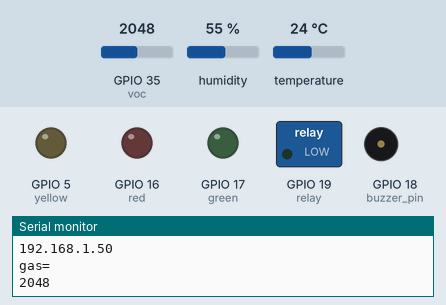
Bench run of a sketch on a simulated ESP32. Parts: switched loads named in the sketch (green lamp = pin HIGH), output pins drawn as LEDs (lit = HIGH), buzzer (waves = sounding, pin HIGH), the last lines printed to the serial monitor. The inputs (shaded band) are chosen by the test bench; at power-on: GPIO 35 (voc) = 2048, humidity 55 %, temperature 24 °C. WiFi joins after 1.5 s; servers stay silent unless stated; no MQTT or app messages arrive unless stated.

Above: at 2.7 s.
2.8 s: GPIO 35 (voc) set to 1460
12.1 s: GPIO 35 (voc) set to 1570
At 18.8 s:
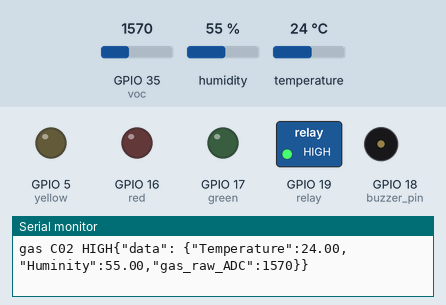
25.9 s: GPIO 35 (voc) set to 1228
At 32.9 s:
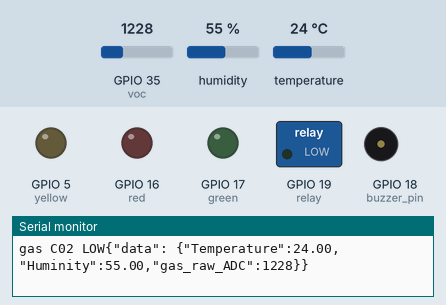
33.2 s: GPIO 35 (voc) set to 1540
At 39.7 s:
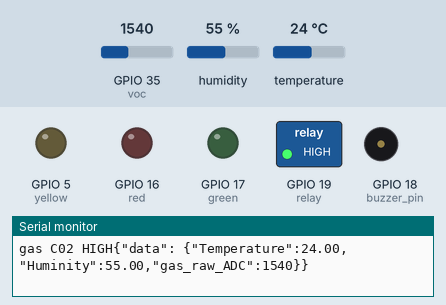
Timing chart, 0 to 41.2 s (numbered marks = the images above; inputs shaded):
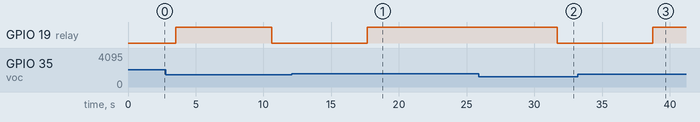

The sketch:

sketch_work.ino
```cpp
#include <DHT.h>
#define DHTPIN 4
#define DHTTYPE DHT11
#include <WiFi.h>
#include <PubSubClient.h>

void read_sensor();
void sent_mqtt_data();
int voc=35;
int reading;
char msg[100];
int relay=19;
int buzzer_pin=18;
int red=16;
int green=17;
int yellow=5;

DHT dht(DHTPIN, DHTTYPE);

float t,h,f;

//...........Wifi setup................//
const char* myssid = "BANONGLEE_2.4G";
const char* mypassword = "WANVIM27";
//.............Mqtt......................//
const char* mqtt_server = "broker.netpie.io";
const int mqtt_port = 1883;
const char* mqtt_Client = "87d1f414-2bcc-48b9-beec-51ef807a0f25";
const char* mqtt_username = "enB4p8ZW2oqB5AKjfCNtDvi291mWt3s9";
const char* mqtt_password = "i7kUnuf2HMYuZTs9u7i7QHtzXLaRqDJE";

// ...anoucement the mqtt function...//
WiFiClient espClient;
PubSubClient client(espClient);

void setup()
{

  Serial.begin(115200);
  //...............Test...............//
  Serial.println(F("DHTxx test!"));

  pinMode(relay,OUTPUT);
  pinMode(buzzer_pin,OUTPUT);
  pinMode(red,OUTPUT);
  pinMode(green,OUTPUT);
  pinMode(yellow,OUTPUT);
  dht.begin();

  //.....connect wifi.....//
  Serial.print("Connecting to ");
  Serial.println(myssid);
  WiFi.begin(myssid, mypassword);
  while (WiFi.status() != WL_CONNECTED)
  {
    delay(500);
    Serial.print(".");
  }
  Serial.println("");
  Serial.println("WiFi connected");
  Serial.println("IP address: ");
  Serial.println(WiFi.localIP());
  client.setServer(mqtt_server, mqtt_port);//ให้ทำการสร้างพอร์ต mqtt
//.....connect wifi.....//
}

void reconnect()
{
  while (!client.connected()) //! mean not
  {
    Serial.print("Sensor MQTT connection…");
    if (client.connect(mqtt_Client, mqtt_username,mqtt_password))
    {
      Serial.println("connected");
      client.subscribe("@msg/OUT1");
    }
    else {
      Serial.print("failed, rc=");
      Serial.print(client.state());
      Serial.println("try again in 5 seconds");
      delay(5000);
    }
  }
}


void loop()
{

  reading = analogRead(voc);
  Serial.println("gas=");
  Serial.println(reading);

  delay(2000);

  // Reading temperature and humidity
   h = dht.readHumidity();
  // Read temperature as Celsius (the default)
   t = dht.readTemperature();
  // Read temperature as Fahrenheit (isFahrenheit = true)
   f = dht.readTemperature(true);

   if(t>90&&h>=40)
   {
    Serial.print("Temperature HIGH");
    digitalWrite(red,LOW);
    digitalWrite(yellow,LOW);
    digitalWrite(green,LOW);

    for (int i = 0; i < 3; i++)
      {
        tone(buzzer_pin,26);
        delay(1000);
        tone(buzzer_pin,300);
        delay(1000);
        noTone(buzzer_pin);
      }

    digitalWrite(relay,HIGH);
    Serial.print("Water ON");

   }

   else if (t>=50&&h<=30)
   {
    Serial.print("Temperature meduim");
    Serial.print("Water OFF");
    digitalWrite(red,LOW);
    digitalWrite(yellow,HIGH);
    digitalWrite(green,LOW);
    tone(buzzer_pin,26);
    delay(1000);
    tone(buzzer_pin,300);
    delay(1000);
    noTone(buzzer_pin);
    digitalWrite(relay,LOW);
   }

   else
   {
    Serial.print("Temperature LOW");
    digitalWrite(red,LOW);
    digitalWrite(yellow,LOW);
    digitalWrite(green,LOW);
    digitalWrite(relay,LOW);
    Serial.print("Water OFF");
   }


  if (isnan(h) || isnan(t) || isnan(f)) {
    Serial.println(F("Failed to read from DHT sensor!"));
    return;


  }

  // Compute heat index in Celsius (the default)
  float heatIndex = dht.computeHeatIndex(t, h);
  // Compute heat index in Fahrenheit (isFahrenheit = true)
  float fHeatIndex = dht.computeHeatIndex(f, h, true);
  Serial.print(F("Humidity: "));
  Serial.print(h);
  Serial.print(F("%  Temperature: "));
  Serial.print(t);
  Serial.print(F("°C "));
  Serial.print(f);
  Serial.print(F("°F  Heat index: "));
  Serial.print(heatIndex);
  Serial.print(F("°C "));
  Serial.print(fHeatIndex);
  Serial.println(F("°F"));
  read_sensor() ;
  sent_mqtt_data();
}
void read_sensor()
{
  if(reading>=1500)
  {
   Serial.print("gas C02 HIGH");
   digitalWrite(relay,HIGH);
  }
  else if(reading<=900)
  {
    Serial.print("gas C02 Meduim");
    digitalWrite(relay,LOW);
  }
  else
  {
     Serial.print("gas C02 LOW");
     digitalWrite(relay,LOW);
  }
}


void sent_mqtt_data()
{
  if (!client.connected()) {
    reconnect();
  }
  client.loop();
  String data = "{\"data\": {\"Temperature\":" + String(t) +",\"Huminity\":" + String(h)+",\"gas_raw_ADC\":" + String(reading)+"}}";
  Serial.println(data);
  data.toCharArray(msg, (data.length() + 1));
  client.publish("@shadow/data/update", msg);
  delay(5000);
}
```

Measured:
- after the input at 12.1 s, GPIO 19 (relay): LOW → HIGH after 5.5 s
- after the input at 25.9 s, GPIO 19 (relay): HIGH → LOW after 5.8 s
- after the input at 33.2 s, GPIO 19 (relay): LOW → HIGH after 5.6 s
